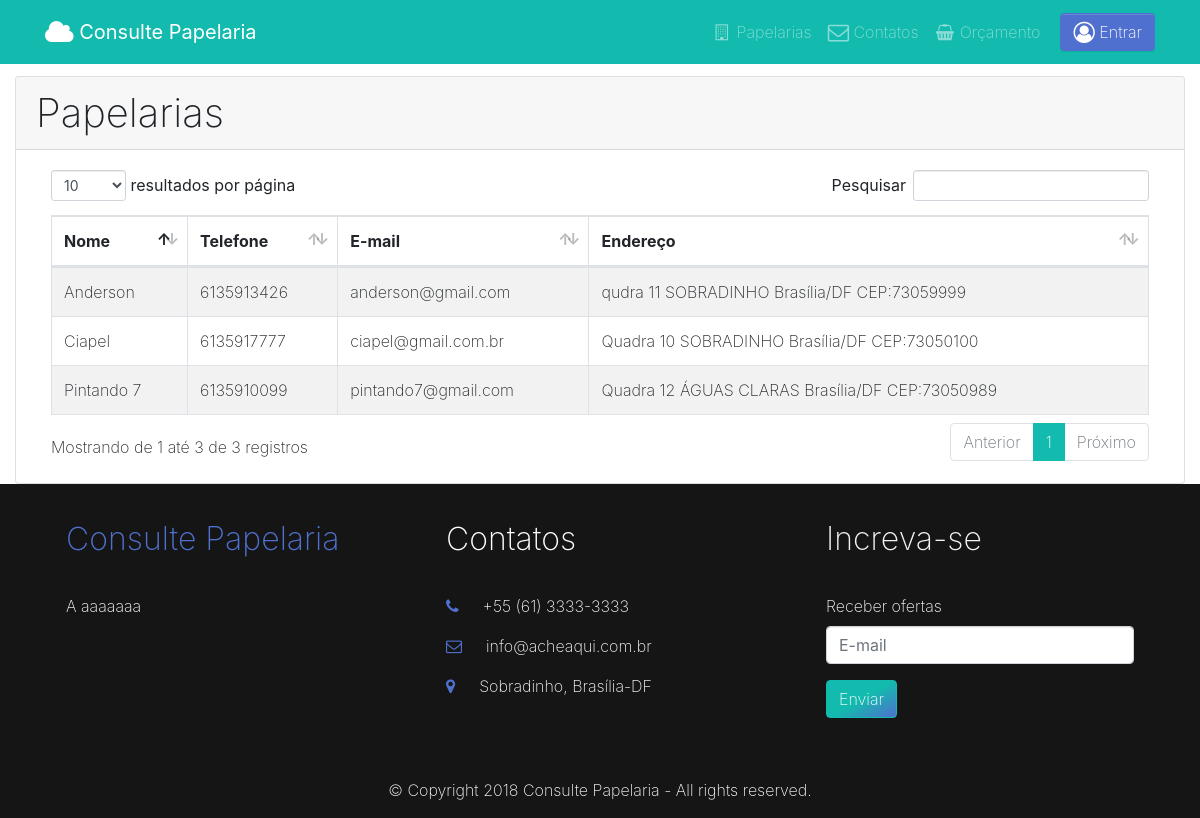
The app's page /papelarias.php with its own data.
### tables this page shows
CREATE TABLE `endereco` (
  `id_end` int(11) NOT NULL,
  `cep` int(8) NOT NULL,
  `estado` varchar(40) NOT NULL,
  `cidade` varchar(40) NOT NULL,
  `bairro` varchar(40) NOT NULL,
  `endereco` varchar(80) NOT NULL,
  `fk_usuario` int(11) NOT NULL
);

CREATE TABLE `usuario` (
  `id_usu` int(11) NOT NULL,
  `nome_usu` varchar(80) NOT NULL,
  `email_usu` varchar(80) NOT NULL,
  `senha_usu` varchar(80) NOT NULL,
  `cpf_usu` varchar(11) NOT NULL,
  `cnpj_usu` varchar(14) NOT NULL,
  `telefone_usu` varchar(11) NOT NULL,
  `tipo_usu` int(1) NOT NULL,
  `status_usu` int(1) NOT NULL DEFAULT '1'
);

### Classes/DAO/ListarDAO.php (called while the page is built, shortened)
<?php
	require_once("Classes/Conexao.php");
	class ListarDAO {
			function __construct() {
				$this->con = new Conexao();
				$this->pdo = $this->con->Connect();
			}
			public function ListarPapelarias() {
				try {
					$stmt = $this->pdo->prepare("
						SELECT nome_usu, email_usu, telefone_usu, endereco, bairro, cidade, estado, cep
						FROM usuario, endereco
						WHERE tipo_usu = 2 and status_usu = 1 and id_usu = fk_usuario");
					$stmt->execute();
					return $stmt->fetchall(PDO::FETCH_ASSOC);
				} catch (PDOException $ex) {
					echo "ERRO 02: {$ex->getMessage()}";
				}
			}
	}
?>

### Classes/Conexao.php (called while the page is built, shortened)
<?php
class Conexao {
    public function Connect() {
	try{
        $this->user = "root";
        $this->pass = "1a2b3c4d5e6f@A";
        $this->host = "localhost";
        $this->base = "papelaria";
        $parametros = array(PDO::MYSQL_ATTR_INIT_COMMAND => "SET NAMES UTF8");
        $this->file = "mysql:host=" . $this->host . ";dbname=" . $this->base;
        $this->pdo = new PDO($this->file, $this->user, $this->pass, $parametros);
        $this->pdo->setAttribute(PDO::ATTR_ERRMODE, PDO::ERRMODE_EXCEPTION);
        $this->pdo->setAttribute(PDO::ATTR_EMULATE_PREPARES, false);
        $this->pdo->setAttribute(PDO::ATTR_PERSISTENT, true);
        return $this->pdo;
		}catch(PDOException $ex){
		echo "Erro no sistema" . $ex->getMessage();
		}
    }
}
?>

### papelarias.php (the view, shortened to what this page needs)
<?php
  require_once("Classes/DAO/listarDao.php");
  $listarDao = new ListarDao();
?>
<!DOCTYPE html>
<html lang="pt-br">
  <head>
    <link rel="stylesheet" href="https://cdnjs.cloudflare.com/ajax/libs/font-awesome/4.7.0/css/font-awesome.min.css" type="text/css">
    <link rel="stylesheet" href="css/theme.css" type="text/css">
  </head>
  <body>
     <nav class="navbar navbar-expand-md bg-primary navbar-dark">
      <div class="container">
        <a class="navbar-brand" href="index.php">
          <i class="fa d-inline fa-lg fa-cloud"></i>
          <b>Consulte Papelaria</b>
        </a>
        <div class="collapse navbar-collapse text-center justify-content-end" id="navbar2SupportedContent">
          <ul class="navbar-nav">
            <li class="nav-item">
              <a class="nav-link" href="papelarias.php">
              <i class="fa fa-fw fa-building-o"></i>&nbsp;Papelarias</a>
            </li>
            <li class="nav-item">
              <a class="nav-link" href="contato.php">
              <i class="fa d-inline fa-lg fa-envelope-o"></i> Contatos</a>
            </li>
            <li class="nav-item">
              <a class="nav-link" href="carrinho.php">
              <i class="fa fa-fw fa-shopping-basket"></i>&nbsp;Orçamento</a>
            </li>
          </ul>
          <a class="btn navbar-btn ml-2 text-white btn-secondary" href="login.php">
          <i class="fa d-inline fa-lg fa-user-circle-o"></i>&nbsp;Entrar</a>
        </div>
      </div>
    </nav>
    <div class="container-fluid mt-2">
      <div class="row">
        <div class="col-md-12">
          <div class="card">
            <div class="card-header">
              <h1 class="card-text">Papelarias</h1>
            </div>
            <div class="card-body">
              <table class="table table-striped table-bordered" id="id_listarPapelarias" cellspacing="0" width="100%">
                <thead>
                  <tr>
                    <th>Nome</th>
                    <th>Telefone</th>
                    <th>E-mail</th>
                    <th>Endereço</th>
                  </tr>
                </thead>
                <tbody>
                    <?php
                      foreach ($listarDao->ListarPapelarias() as $consulta ) {
                    ?>
                  <tr>
                    <td><?=$consulta["nome_usu"];?></td>
                    <td><?=$consulta["telefone_usu"];?></td>
                    <td><?=$consulta["email_usu"];?></td>
                    <td><?=$consulta["endereco"];?> <?=$consulta["bairro"];?> <?=$consulta["cidade"];?>/<?=$consulta["estado"];?> CEP:<?=$consulta["cep"];?></td>
                  </tr>
                    <?php
                      }
                    ?>
                </tbody>
              </table>
            </div>
          </div>
        </div>
      </div>
    </div>
  <div class="bg-dark text-white">
    <div class="container">
      <div class="row">
        <div class="p-4 col-md-4">
          <h2 class="mb-4 text-secondary">Consulte Papelaria</h2>
          <p class="text-white">A aaaaaaa
            <br> </p>
        </div>
        <div class="p-4 col-md-4">
          <h2 class="mb-4">Contatos</h2>
          <p>
            <a href="tel:+246 - 542 550 5462" class="text-white">
              <i class="fa d-inline mr-3 text-secondary fa-phone"></i>+55</a>&nbsp;(61) 3333-3333</p>
          <p>
            <a href="mailto:info@pingendo.com" class="text-white">
              <i class="fa d-inline mr-3 text-secondary fa-envelope-o"></i>info@acheaqui.com</a>.br</p>
          <p>
            <a href="https://goo.gl/maps/AUq7b9W7yYJ2" class="text-white" target="_blank">
              <i class="fa d-inline mr-3 fa-map-marker text-secondary"></i>Sobradinho, Brasília-</a>DF</p>
        </div>
        <div class="p-4 col-md-4">
          <h2 class="mb-4 text-light">Increva-se</h2>
          <form>
            <fieldset class="form-group text-white">
              <label for="exampleInputEmail1">Receber ofertas</label>
              <input type="email" class="form-control" placeholder="E-mail"> </fieldset>
            <button type="submit" class="btn btn-outline-primary bg-gradient">Enviar
              <br> </button>
          </form>
        </div>
      </div>
      <div class="row">
        <div class="col-md-12 mt-3">
          <p class="text-center text-white">© Copyright 2018 Consulte Papelaria - All rights reserved. </p>
        </div>
      </div>
    </div>
  </div>
  <link rel="stylesheet" href="CSS/DataTable2.css">
  </body>
</html>

### CSS/DataTable2.css (style rules this page uses)
table.dataTable { clear:both;margin-top:6px !important;margin-bottom:6px !important;max-width:none !important;border-collapse:separate !important }
table.dataTable td,table.dataTable th { -webkit-box-sizing:content-box;box-sizing:content-box }
table.dataTable thead>tr>th.sorting_asc,table.dataTable thead>tr>th.sorting_desc,table.dataTable thead>tr>th.sorting,table.dataTable thead>tr>td.sorting_asc,table.dataTable thead>tr>td.sorting_desc,table.dataTable thead>tr>td.sorting { padding-right:30px }
table.dataTable thead .sorting,table.dataTable thead .sorting_asc,table.dataTable thead .sorting_desc,table.dataTable thead .sorting_asc_disabled,table.dataTable thead .sorting_desc_disabled { cursor:pointer;position:relative }
table.dataTable thead .sorting:before,table.dataTable thead .sorting:after,table.dataTable thead .sorting_asc:before,table.dataTable thead .sorting_asc:after,table.dataTable thead .sorting_desc:before,table.dataTable thead .sorting_desc:after,table.dataTable thead .sorting_asc_disabled:before,table.dataTable thead .sorting_asc_disabled:after,table.dataTable thead .sorting_desc_disabled:before,table.dataTable thead .sorting_desc_disabled:after { position:absolute;bottom:0.9em;display:block;opacity:0.3 }
table.dataTable thead .sorting:before,table.dataTable thead .sorting_asc:before,table.dataTable thead .sorting_desc:before,table.dataTable thead .sorting_asc_disabled:before,table.dataTable thead .sorting_desc_disabled:before { right:1em;content:"\2191" }
table.dataTable thead .sorting:after,table.dataTable thead .sorting_asc:after,table.dataTable thead .sorting_desc:after,table.dataTable thead .sorting_asc_disabled:after,table.dataTable thead .sorting_desc_disabled:after { right:0.5em;content:"\2193" }
table.dataTable thead .sorting_asc:before,table.dataTable thead .sorting_desc:after { opacity:1 }
table.table-bordered.dataTable th,table.table-bordered.dataTable td { border-left-width:0 }
table.table-bordered.dataTable th:last-child,table.table-bordered.dataTable th:last-child,table.table-bordered.dataTable td:last-child,table.table-bordered.dataTable td:last-child { border-right-width:0 }
table.table-bordered.dataTable tbody th,table.table-bordered.dataTable tbody td { border-bottom-width:0 }

### records on screen
endereco: fk_usuario.nome_usu "Ciapel", fk_usuario.telefone_usu "6135917777", fk_usuario.email_usu "ciapel@gmail.com.br", endereco "Quadra 10", bairro "SOBRADINHO", cidade "Brasília", estado "DF", cep "73050100"
endereco: fk_usuario.nome_usu "Pintando 7", fk_usuario.telefone_usu "6135910099", fk_usuario.email_usu "pintando7@gmail.com", endereco "Quadra 12", bairro "ÁGUAS CLARAS", cidade "Brasília", estado "DF", cep "73050989"
endereco: fk_usuario.nome_usu "Anderson", fk_usuario.telefone_usu "6135913426", fk_usuario.email_usu "anderson@gmail.com", endereco "qudra 11", bairro "SOBRADINHO", cidade "Brasília", estado "DF", cep "73059999"
